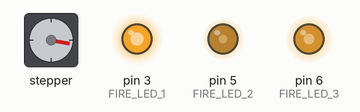
A sketch run on a simulated Arduino Uno, built with avr-gcc and run on an emulated ATmega328P. Parts: stepper motor, output pins drawn as LEDs (lit = HIGH). Random numbers use the default seed unless the sketch sets one; stepper angles assume 2048 steps per turn.

Above: at 4.49 s.
At 8.6 s:
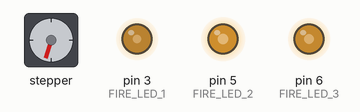
At 13.39 s:
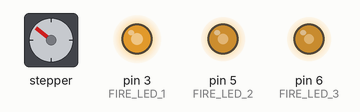
At 22.07 s:
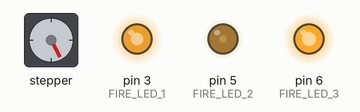
At 31.45 s:
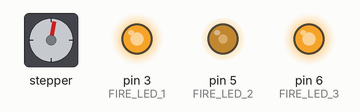
At 39.66 s:
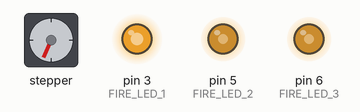
Timing chart, 0 to 40.0 s (numbered marks = the images above):
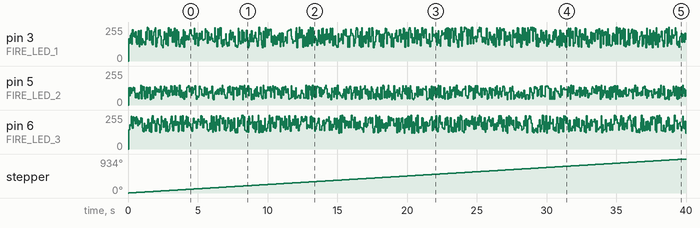

The sketch:

Integ1_Fuego_y_Molino.ino
```cpp
// Integración 1: fuego parpadeante y molino giratorio

#include <Stepper.h>

const uint8_t FIRE_LED_1 = 3;
const uint8_t FIRE_LED_2 = 5;
const uint8_t FIRE_LED_3 = 6;

const int MOTOR_STEPS_PER_REV = 2048;
Stepper motorMolino(MOTOR_STEPS_PER_REV, 8, 10, 9, 11);

uint32_t fireLastUpdate = 0;
uint32_t motorLastStep = 0;

void setup() {
  pinMode(FIRE_LED_1, OUTPUT);
  pinMode(FIRE_LED_2, OUTPUT);
  pinMode(FIRE_LED_3, OUTPUT);
  motorMolino.setSpeed(4);
}

void loop() {
  uint32_t now = millis();

  // El fuego se actualiza cada 50 ms, sin bloquear el bucle.
  if ((uint32_t)(now - fireLastUpdate) >= 50) {
    fireLastUpdate = now;
    analogWrite(FIRE_LED_1, random(100, 255));
    analogWrite(FIRE_LED_2, random(40, 150));
    analogWrite(FIRE_LED_3, random(120, 255));
  }

  // El motor avanza un paso cada 5 ms.
  int motorInterval = 5;
  if ((uint32_t)(now - motorLastStep) >= (uint32_t)motorInterval) {
    motorLastStep = now;
    motorMolino.step(1);
  }
}
```

Measured:
- by itself, stepper: keeps turning clockwise at about 23°/s
